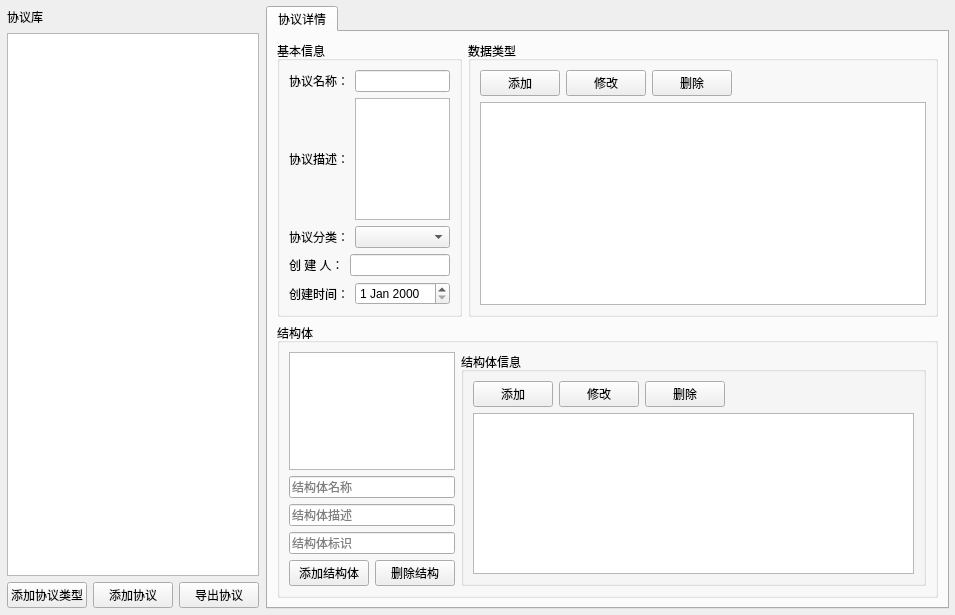
<?xml version="1.0" encoding="UTF-8"?>
<ui version="4.0">
 <class>ProjectBuild</class>
 <widget class="QWidget" name="ProjectBuild">
  <property name="geometry">
   <rect>
    <x>0</x>
    <y>0</y>
    <width>955</width>
    <height>615</height>
   </rect>
  </property>
  <property name="windowTitle">
   <string>Form</string>
  </property>
  <layout class="QVBoxLayout" name="verticalLayout">
   <property name="leftMargin">
    <number>6</number>
   </property>
   <property name="topMargin">
    <number>6</number>
   </property>
   <property name="rightMargin">
    <number>6</number>
   </property>
   <property name="bottomMargin">
    <number>6</number>
   </property>
   <item>
    <layout class="QGridLayout" name="gridLayout" rowstretch="0" columnstretch="0,0,0,0,0,0,0,0,0,0,0">
     <property name="spacing">
      <number>6</number>
     </property>
     <item row="0" column="10">
      <widget class="QTabWidget" name="tabWidget">
       <widget class="QWidget" name="tab1">
        <attribute name="title">
         <string>协议详情</string>
        </attribute>
        <layout class="QVBoxLayout" name="verticalLayout_2" stretch="1,1">
         <item>
          <layout class="QHBoxLayout" name="horizontalLayout_2" stretch="1,3">
           <item>
            <widget class="QGroupBox" name="groupBox">
             <property name="title">
              <string>基本信息</string>
             </property>
             <layout class="QVBoxLayout" name="verticalLayout_3">
              <item>
               <layout class="QHBoxLayout" name="horizontalLayout_3" stretch="1,8">
                <item>
                 <widget class="QLabel" name="label">
                  <property name="text">
                   <string>协议名称：</string>
                  </property>
                 </widget>
                </item>
                <item>
                 <widget class="QLineEdit" name="edt_name"/>
                </item>
               </layout>
              </item>
              <item>
               <layout class="QHBoxLayout" name="horizontalLayout_4" stretch="0,8">
                <item>
                 <widget class="QLabel" name="label_2">
                  <property name="text">
                   <string>协议描述：</string>
                  </property>
                 </widget>
                </item>
                <item>
                 <widget class="QTextEdit" name="edt_description"/>
                </item>
               </layout>
              </item>
              <item>
               <layout class="QHBoxLayout" name="horizontalLayout_5" stretch="1,8">
                <item>
                 <widget class="QLabel" name="label_3">
                  <property name="text">
                   <string>协议分类：</string>
                  </property>
                 </widget>
                </item>
                <item>
                 <widget class="QComboBox" name="cbx_category"/>
                </item>
               </layout>
              </item>
              <item>
               <layout class="QHBoxLayout" name="horizontalLayout_6" stretch="1,8">
                <item>
                 <widget class="QLabel" name="label_4">
                  <property name="text">
                   <string>创 建 人：</string>
                  </property>
                 </widget>
                </item>
                <item>
                 <widget class="QLineEdit" name="edt_createUser"/>
                </item>
               </layout>
              </item>
              <item>
               <layout class="QHBoxLayout" name="horizontalLayout_7" stretch="1,8">
                <item>
                 <widget class="QLabel" name="label_5">
                  <property name="text">
                   <string>创建时间：</string>
                  </property>
                 </widget>
                </item>
                <item>
                 <widget class="QDateEdit" name="date_createTime"/>
                </item>
               </layout>
              </item>
             </layout>
            </widget>
           </item>
           <item>
            <widget class="QGroupBox" name="groupBox_2">
             <property name="title">
              <string>数据类型</string>
             </property>
             <layout class="QVBoxLayout" name="verticalLayout_4">
              <item>
               <layout class="QHBoxLayout" name="horizontalLayout_8" stretch="1,1,1,6">
                <item>
                 <widget class="QPushButton" name="btn_AddDataType">
                  <property name="text">
                   <string>添加</string>
                  </property>
                 </widget>
                </item>
                <item>
                 <widget class="QPushButton" name="btn_EditDataType">
                  <property name="text">
                   <string>修改</string>
                  </property>
                 </widget>
                </item>
                <item>
                 <widget class="QPushButton" name="btn_DeleteDataType">
                  <property name="text">
                   <string>删除</string>
                  </property>
                 </widget>
                </item>
                <item>
                 <spacer name="horizontalSpacer">
                  <property name="orientation">
                   <enum>Qt::Horizontal</enum>
                  </property>
                  <property name="sizeHint" stdset="0">
                   <size>
                    <width>40</width>
                    <height>20</height>
                   </size>
                  </property>
                 </spacer>
                </item>
               </layout>
              </item>
              <item>
               <widget class="QTableView" name="tableView_dataType"/>
              </item>
             </layout>
            </widget>
           </item>
          </layout>
         </item>
         <item>
          <widget class="QGroupBox" name="groupBox_3">
           <property name="title">
            <string>结构体</string>
           </property>
           <layout class="QVBoxLayout" name="verticalLayout_7">
            <item>
             <layout class="QHBoxLayout" name="horizontalLayout_11" stretch="1,4">
              <item>
               <layout class="QVBoxLayout" name="verticalLayout_6">
                <item>
                 <widget class="QListView" name="listView"/>
                </item>
                <item>
                 <widget class="QLineEdit" name="edt_StructName">
                  <property name="placeholderText">
                   <string>结构体名称</string>
                  </property>
                 </widget>
                </item>
                <item>
                 <widget class="QLineEdit" name="edt_StructDescription">
                  <property name="placeholderText">
                   <string>结构体描述</string>
                  </property>
                 </widget>
                </item>
                <item>
                 <widget class="QLineEdit" name="edt_StructMark">
                  <property name="placeholderText">
                   <string>结构体标识</string>
                  </property>
                 </widget>
                </item>
                <item>
                 <layout class="QHBoxLayout" name="horizontalLayout_9">
                  <item>
                   <widget class="QPushButton" name="btn_CreateStruct">
                    <property name="text">
                     <string>添加结构体</string>
                    </property>
                   </widget>
                  </item>
                  <item>
                   <widget class="QPushButton" name="btn_DeleteStruct">
                    <property name="text">
                     <string>删除结构</string>
                    </property>
                   </widget>
                  </item>
                 </layout>
                </item>
               </layout>
              </item>
              <item>
               <widget class="QGroupBox" name="groupBox_4">
                <property name="title">
                 <string>结构体信息</string>
                </property>
                <layout class="QHBoxLayout" name="horizontalLayout_12">
                 <item>
                  <layout class="QVBoxLayout" name="verticalLayout_5">
                   <item>
                    <layout class="QHBoxLayout" name="horizontalLayout_10" stretch="1,1,1,6">
                     <item>
                      <widget class="QPushButton" name="btn_AddDataType_2">
                       <property name="text">
                        <string>添加</string>
                       </property>
                      </widget>
                     </item>
                     <item>
                      <widget class="QPushButton" name="btn_EditDataType_2">
                       <property name="text">
                        <string>修改</string>
                       </property>
                      </widget>
                     </item>
                     <item>
                      <widget class="QPushButton" name="btn_DeleteDataType_2">
                       <property name="text">
                        <string>删除</string>
                       </property>
                      </widget>
                     </item>
                     <item>
                      <spacer name="horizontalSpacer_2">
                       <property name="orientation">
                        <enum>Qt::Horizontal</enum>
                       </property>
                       <property name="sizeHint" stdset="0">
                        <size>
                         <width>40</width>
                         <height>20</height>
                        </size>
                       </property>
                      </spacer>
                     </item>
                    </layout>
                   </item>
                   <item>
                    <widget class="QTableView" name="tableView_struct"/>
                   </item>
                  </layout>
                 </item>
                </layout>
               </widget>
              </item>
             </layout>
            </item>
           </layout>
          </widget>
         </item>
        </layout>
       </widget>
      </widget>
     </item>
     <item row="0" column="0">
      <widget class="QWidget" name="leftWidget" native="true">
       <layout class="QVBoxLayout" name="verticalLayout1" stretch="0,0,0">
        <property name="spacing">
         <number>6</number>
        </property>
        <property name="leftMargin">
         <number>1</number>
        </property>
        <property name="topMargin">
         <number>1</number>
        </property>
        <property name="rightMargin">
         <number>1</number>
        </property>
        <property name="bottomMargin">
         <number>1</number>
        </property>
        <item>
         <widget class="QLabel" name="lbl_Component">
          <property name="minimumSize">
           <size>
            <width>0</width>
            <height>20</height>
           </size>
          </property>
          <property name="text">
           <string>协议库</string>
          </property>
         </widget>
        </item>
        <item>
         <widget class="ToolTreeView" name="treeView">
          <property name="maximumSize">
           <size>
            <width>16777215</width>
            <height>16777215</height>
           </size>
          </property>
          <property name="dragEnabled">
           <bool>false</bool>
          </property>
         </widget>
        </item>
        <item>
         <layout class="QHBoxLayout" name="horizontalLayout">
          <item>
           <widget class="QPushButton" name="btnCreateType">
            <property name="minimumSize">
             <size>
              <width>0</width>
              <height>0</height>
             </size>
            </property>
            <property name="text">
             <string>添加协议类型</string>
            </property>
           </widget>
          </item>
          <item>
           <widget class="QPushButton" name="btn_CreateProtocol">
            <property name="text">
             <string>添加协议</string>
            </property>
           </widget>
          </item>
          <item>
           <widget class="QPushButton" name="btn_ExportProtocol">
            <property name="text">
             <string>导出协议</string>
            </property>
           </widget>
          </item>
         </layout>
        </item>
       </layout>
      </widget>
     </item>
    </layout>
   </item>
  </layout>
 </widget>
 <customwidgets>
  <customwidget>
   <class>ToolTreeView</class>
   <extends>QTreeView</extends>
   <header location="global">tooltreeview.h</header>
  </customwidget>
 </customwidgets>
 <resources/>
 <connections/>
</ui>
